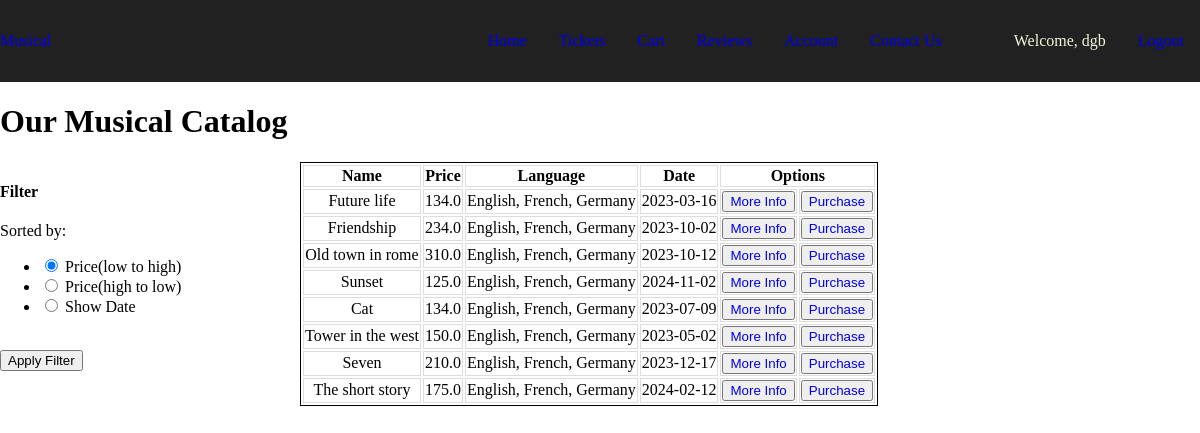
The app's page /musicals (signed in) with its own data.
### tables this page shows
CREATE TABLE users
(
    user TEXT PRIMARY KEY,
    password TEXT NOT NULL,
    email TEXT NOT NULL
);

CREATE TABLE musicals
(
    musical_id INTEGER PRIMARY KEY AUTOINCREMENT,
    name TEXT NOT NULL,
    image TEXT NOT NULL,
    price REAL NOT NULL,
    language TEXT NOT NULL,
    date TEXT NOT NULL,
    number INTEGER NOT NULL

);

### app.py (the view, shortened to what this page needs)
@app.route("/musicals", methods=["GET", "POST"])
def musicals():
    form = FilterForm()
    db = get_db()
    musicals = db.execute(
        """SELECT * FROM musicals;""").fetchall()
    return render_template("musicals.html", form=form, musicals=musicals)

### forms.py
class FilterForm(FlaskForm):
    filter = RadioField("Sorted by: ",
                        choices=["Price(low to high)",
                                 "Price(high to low)", "Show Date"],
                        default="Price(low to high)")
    submit = SubmitField("Apply Filter")

### app.py (called while the page is built)
@app.before_request
def logged_in_user():
    db = get_db()
    g.user = session.get("user", None)
    entry = db.execute("""SELECT * FROM users
                                   WHERE user = ?;""", (g.user,)).fetchone()
    if entry is not None:
        g.email = entry[2]

### database.py (called while the page is built)
def get_db():
    if "db" not in g:
        g.db = sqlite3.connect(DATABASE,
                               detect_types=sqlite3.PARSE_DECLTYPES
                               )
        g.db.row_factory = sqlite3.Row
    return g.db

### templates/musicals.html (shortened to what this page needs)
{% extends "base.html" %}
{% block main_content %}
    <h1>Our Musical Catalog</h1>
    <div class="filter_musical">
        <div class="filter">
            <h4>Filter</h4>
            <form action="" method="post" novalidate>
                {{ form.filter.label }}
                <br />
                {{ form.filter() }}
                <br />
                {{ form.submit }}
            </form>
        </div>
        <div class="musical_table">
            <table>
                <tr>
                    <th>Name</th>
                    <th>Price</th>
                    <th>Language</th>
                    <th>Date</th>
                    <th colspan="2">Options</th>
                </tr>
                {% for musical in musicals %}
                    <tr>
                        <td>{{ musical["name"] }}</td>
                        <td>{{ musical["price"] }}</td>
                        <td>{{ musical["language"] }}</td>
                        <td>{{ musical["date"] }}</td>
                        <td>
                            <button>
                                <a href="{{ url_for('musical', musical_id=musical['musical_id'] ) }}">More Info</a>
                            </button>
                        </td>
                        <td>
                            <button>
                                <a href="{{ url_for('add_to_cart', musical_id=musical['musical_id']) }}">Purchase</a>
                            </button>
                        </td>
                    </tr>
                {% endfor %}
            </table>
        </div>
    </div>
{% endblock %}

### templates/base.html (shortened to what this page needs)
<html>
    <head>
        <link rel="stylesheet" href="{{url_for('static', filename='styles.css')}}">
    </head>
    <body>
        <nav>
            <a class="navbar-brand" href="/">Musical</a>
            <section id="navbarNav">
                {% if g.user == "admin" %}
                <ul>
                    <li>
                        <a href="{{ url_for('index') }}">Home</a>
                    </li>
                    <li>
                        <a href="{{ url_for('musicals') }}">Tickets</a>
                    </li>
                    <li>
                        <a href="{{ url_for('cart') }}">Cart</a>
                    </li>
                    <li>
                        <a href="{{ url_for('review') }}">Reviews</a>
                    </li>
                    <li>
                        <a href="{{ url_for('stock') }}">Stock</a>
                    </li>
                    <li>
                        <a href="{{ url_for('account') }}">Account</a>
                    </li>
                    <li>
                        <a href="{{ url_for('customer_details') }}">Customer Details</a>
                    </li>
                </ul>
                <ul>
                    <li>
                        <a class="welcome">Welcome, {{ g.user }}</a>
                    </li>
                    <li>
                        <a href="{{ url_for('logout') }}">Logout</a>
                    </li>
                </ul>
                {% elif g.user %}
                <ul>
                    <li>
                        <a href="{{ url_for('index') }}">Home</a>
                    </li>
                    <li>
                        <a href="{{ url_for('musicals') }}">Tickets</a>
                    </li>
                    <li>
                        <a href="{{ url_for('cart') }}">Cart</a>
                    </li>
                    <li>
                        <a href="{{ url_for('review') }}">Reviews</a>
                    </li>
                    <li>
                        <a href="{{ url_for('account') }}">Account</a>
                    </li>
                    <li>
                        <a href="{{ url_for('contact_us') }}">Contact Us</a>
                    </li>
                </ul>
                <ul>
                    <li>
                        <a class="welcome">Welcome, {{ g.user }}</a>
                    </li>
                    <li>
                        <a href="{{ url_for('logout') }}">Logout</a>
                    </li>
                </ul>
                {% endif %}
            </section>
        </nav>
        {% block main_content %}{% endblock %}
    </body>
</html>

### static/styles.css (style rules this page uses)
body { margin: 0; }
a { text-decoration: none; }
nav { display: flex; align-items: baseline; justify-content: space-between; background-color: #212121; }
nav>section { display: flex; }
nav>section>ul { display: flex; list-style-type: none; }
nav>section>ul>li { padding: 1em; }
.welcome { color: beige; }
form { display: inline-block; margin-left: auto; margin-right: auto; }
table { border: 1px solid; text-align: center; }
th, td { border: 1px solid #ddd; }
.filter, .musical_table { box-sizing: border-box; float: left }
.filter { width: 25%; }
.musical_table { width: 75%; }
.filter_musical:after { content: ""; display: table; clear: both; }

### records on screen
users: user "dgb"
musicals: name "Future life", price "134.0", language "English, French, Germany", date "2023-03-16"
musicals: name "Friendship", price "234.0", language "English, French, Germany", date "2023-10-02"
musicals: name "Old town in rome", price "310.0", language "English, French, Germany", date "2023-10-12"
musicals: name "Sunset", price "125.0", language "English, French, Germany", date "2024-11-02"
musicals: name "Cat", price "134.0", language "English, French, Germany", date "2023-07-09"
musicals: name "Tower in the west", price "150.0", language "English, French, Germany", date "2023-05-02"
musicals: name "Seven", price "210.0", language "English, French, Germany", date "2023-12-17"
musicals: name "The short story", price "175.0", language "English, French, Germany", date "2024-02-12"
